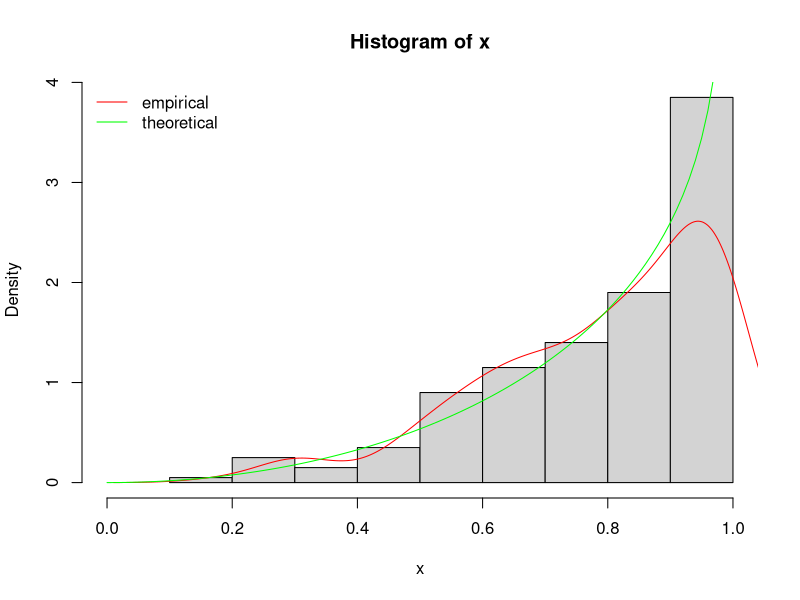

The R script that drew this image: (Note: this script raises an error after producing the figure.)
# Code example from 'Optimalgo' vignette. See references/ for full tutorial.

## ----setup, echo=FALSE, message=FALSE, warning=FALSE--------------------------
require("fitdistrplus")
require("knitr") # for kable() function
set.seed(123) # here just to make random sampling reproducible
options(digits = 3)

## ----echo=TRUE, eval=FALSE----------------------------------------------------
# fitbench <- function(data, distr, method, grad = NULL,
#                      control = list(trace = 0, REPORT = 1, maxit = 1000),
#                      lower = -Inf, upper = +Inf, ...)

## ----echo=FALSE---------------------------------------------------------------
fitbench <- fitdistrplus:::fitbench

## -----------------------------------------------------------------------------
lnL <- function(par, fix.arg, obs, ddistnam) 
  fitdistrplus:::loglikelihood(par, fix.arg, obs, ddistnam) 
grlnlbeta <- fitdistrplus:::grlnlbeta

## ----fig.height=4, fig.width=4------------------------------------------------
#(1) beta distribution
n <- 200
x <- rbeta(n, 3, 3/4)
grlnlbeta(c(3, 4), x) #test
hist(x, prob=TRUE, xlim=0:1)
lines(density(x), col="red")
curve(dbeta(x, 3, 3/4), col="green", add=TRUE)
legend("topleft", lty=1, col=c("red","green"), legend=c("empirical", "theoretical"), bty="n")

## -----------------------------------------------------------------------------
ctr <- list(trace=0, REPORT=1, maxit=1000)

## -----------------------------------------------------------------------------
unconstropt <- fitbench(x, "beta", "mle", grad=grlnlbeta, lower=0)

## -----------------------------------------------------------------------------
dbeta2 <- function(x, shape1, shape2, log)
  dbeta(x, exp(shape1), exp(shape2), log=log)
#take the log of the starting values
startarg <- lapply(fitdistrplus:::startargdefault(x, "beta"), log)
#redefine the gradient for the new parametrization
grbetaexp <- function(par, obs, ...) 
    grlnlbeta(exp(par), obs) * exp(par)
    

expopt <- fitbench(x, distr="beta2", method="mle", grad=grbetaexp, start=startarg) 
#get back to original parametrization
expopt[c("fitted shape1", "fitted shape2"), ] <- exp(expopt[c("fitted shape1", "fitted shape2"), ])

## ----results='asis', echo=FALSE-----------------------------------------------
kable(unconstropt[, grep("G-", colnames(unconstropt), invert=TRUE)], digits=3,
      caption="Unconstrained optimization with approximated gradient")

## ----results='asis', echo=FALSE-----------------------------------------------
kable(unconstropt[, grep("G-", colnames(unconstropt))], digits=3,
      caption="Unconstrained optimization with true gradient")

## ----results='asis', echo=FALSE-----------------------------------------------
kable(expopt[, grep("G-", colnames(expopt), invert=TRUE)], digits=3,
      caption="Exponential trick optimization with approximated gradient")

## ----results='asis', echo=FALSE-----------------------------------------------
kable(expopt[, grep("G-", colnames(expopt))], digits=3,
      caption="Exponential trick optimization with true gradient")

## ----fig.width=4, fig.height=4------------------------------------------------
llsurface(min.arg=c(0.1, 0.1), max.arg=c(7, 3), xlim=c(.1,7), 
          plot.arg=c("shape1", "shape2"), nlev=25,
          lseq=50, data=x, distr="beta", back.col = FALSE)
points(unconstropt[1,"BFGS"], unconstropt[2,"BFGS"], pch="+", col="red")
points(3, 3/4, pch="x", col="green")

## ----fig.width=4, fig.height=4------------------------------------------------
b1 <- bootdist(fitdist(x, "beta", method = "mle", optim.method = "BFGS"), 
               niter = 100, parallel = "snow", ncpus = 2)
summary(b1)
plot(b1, trueval = c(3, 3/4))

## -----------------------------------------------------------------------------
grlnlNB <- function(x, obs, ...)
{
  m <- x[1]
  p <- x[2]
  n <- length(obs)
  c(sum(psigamma(obs+m)) - n*psigamma(m) + n*log(p),
    m*n/p - sum(obs)/(1-p))
}

## ----fig.height=4, fig.width=4------------------------------------------------
#(2) negative binomial distribution
n <- 200
trueval <- c("size"=10, "prob"=3/4, "mu"=10/3)
x <- rnbinom(n, trueval["size"], trueval["prob"])

hist(x, prob=TRUE, ylim=c(0, .3), xlim=c(0, 10))
lines(density(x), col="red")
points(min(x):max(x), dnbinom(min(x):max(x), trueval["size"], trueval["prob"]), 
       col = "green")
legend("topright", lty = 1, col = c("red", "green"), 
       legend = c("empirical", "theoretical"), bty="n")

## -----------------------------------------------------------------------------
ctr <- list(trace = 0, REPORT = 1, maxit = 1000)
unconstropt <- fitbench(x, "nbinom", "mle", grad = grlnlNB, lower = 0)
unconstropt <- rbind(unconstropt, 
                     "fitted prob" = unconstropt["fitted mu", ] / (1 + unconstropt["fitted mu", ]))

## -----------------------------------------------------------------------------
dnbinom2 <- function(x, size, prob, log)
  dnbinom(x, exp(size), 1 / (1 + exp(-prob)), log = log)
# transform starting values
startarg <- fitdistrplus:::startargdefault(x, "nbinom")
startarg$mu <- startarg$size / (startarg$size + startarg$mu)
startarg <- list(size = log(startarg[[1]]), 
                 prob = log(startarg[[2]] / (1 - startarg[[2]])))

# redefine the gradient for the new parametrization
Trans <- function(x)
  c(exp(x[1]), plogis(x[2]))
grNBexp <- function(par, obs, ...) 
    grlnlNB(Trans(par), obs) * c(exp(par[1]), plogis(x[2])*(1-plogis(x[2])))

expopt <- fitbench(x, distr="nbinom2", method="mle", grad=grNBexp, start=startarg) 
# get back to original parametrization
expopt[c("fitted size", "fitted prob"), ] <- 
  apply(expopt[c("fitted size", "fitted prob"), ], 2, Trans)

## ----echo=FALSE---------------------------------------------------------------
kable(unconstropt[, grep("G-", colnames(unconstropt), invert=TRUE)], digits=3,
      caption="Unconstrained optimization with approximated gradient")

## ----results='asis', echo=FALSE-----------------------------------------------
kable(unconstropt[, grep("G-", colnames(unconstropt))], digits=3,
      caption="Unconstrained optimization with true gradient")

## ----results='asis', echo=FALSE-----------------------------------------------
kable(expopt[, grep("G-", colnames(expopt), invert=TRUE)], digits=3,
      caption="Exponential trick optimization with approximated gradient")

## ----results='asis', echo=FALSE-----------------------------------------------
kable(expopt[, grep("G-", colnames(expopt))], digits=3,
      caption="Exponential trick optimization with true gradient")

## ----fig.width=4, fig.height=4------------------------------------------------
llsurface(min.arg = c(5, 0.3), max.arg = c(15, 1), xlim=c(5, 15),
          plot.arg = c("size", "prob"), nlev = 25,
          lseq = 50, data = x, distr = "nbinom", back.col = FALSE)
points(unconstropt["fitted size", "BFGS"], unconstropt["fitted prob", "BFGS"], 
       pch = "+", col = "red")
points(trueval["size"], trueval["prob"], pch = "x", col = "green")

## ----fig.width=4, fig.height=4------------------------------------------------
b1 <- bootdist(fitdist(x, "nbinom", method = "mle", optim.method = "BFGS"), 
               niter = 100, parallel = "snow", ncpus = 2)
summary(b1)
plot(b1, trueval=trueval[c("size", "mu")]) 
